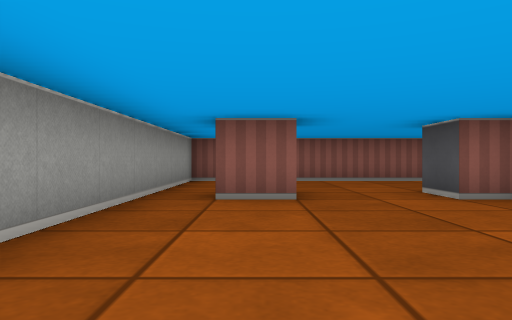
View 1 (above)

16 first-person views from a walk through a cub3D ray-caster map. The camera is about half as high as the walls, looks level and sees 70° across. The floor is counted in squares. Each view is taken from the middle of a square. On the plan, view 1 faces up. The plan holds only what a view shows up to about 9 squares ahead; the rest is blank.

View 2
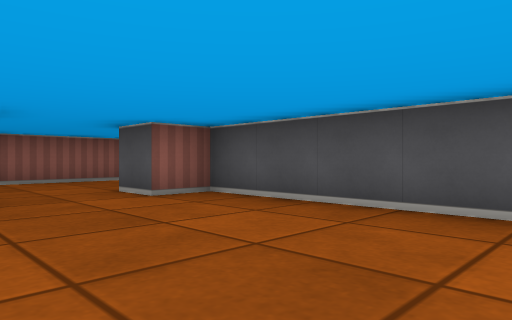

View 3
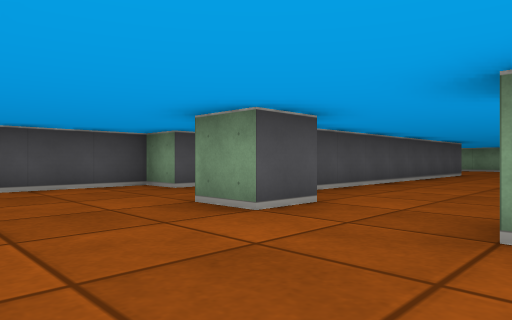

View 4
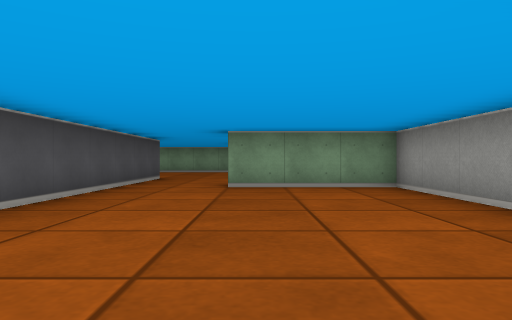

View 5
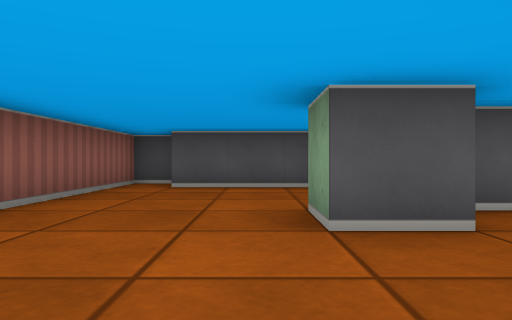

View 6
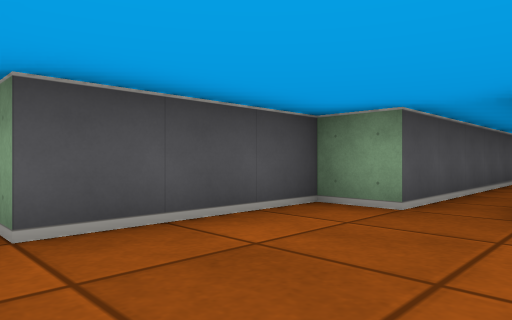

View 7
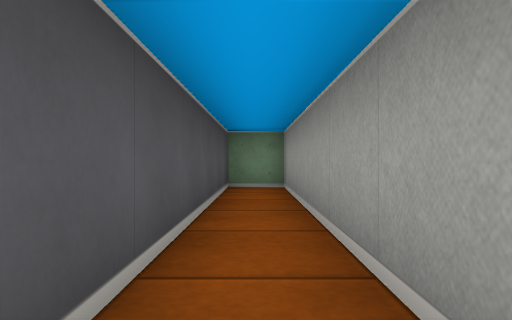

View 8
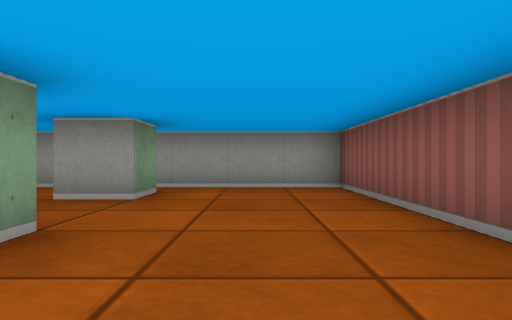

View 9
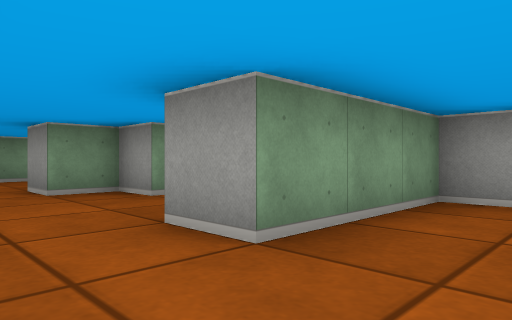

View 10
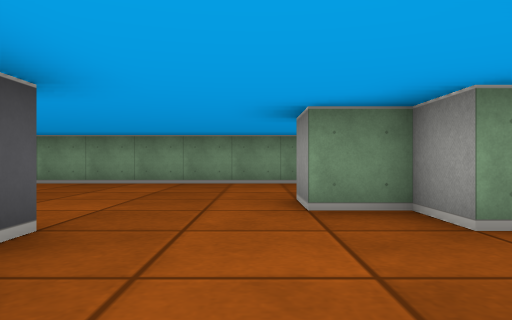

View 11
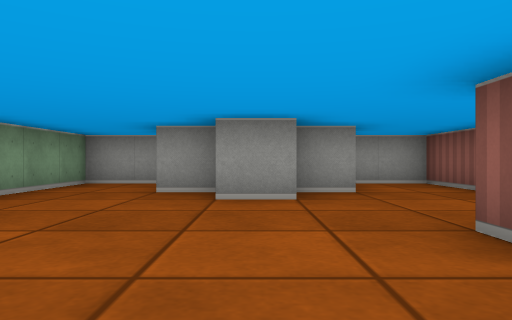

View 12
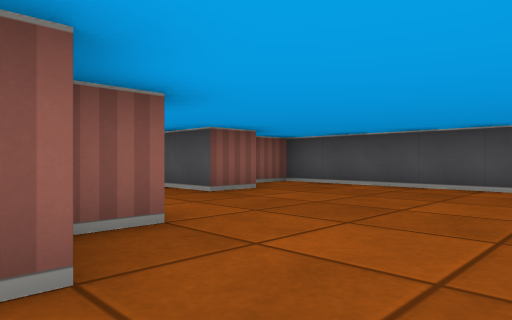

View 13
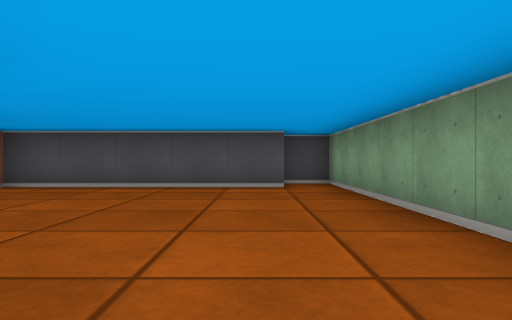

View 14
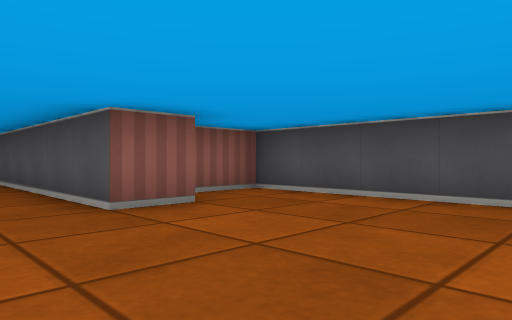

View 15
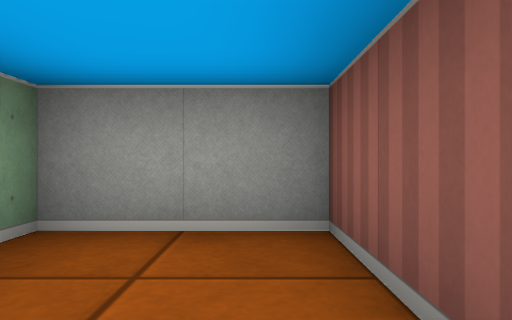

View 16
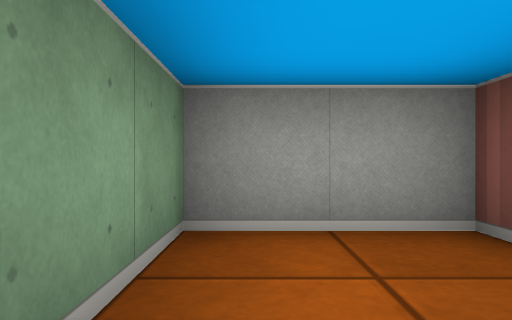

### Floor plan
Ten units are one square. View 1 is at (0, 0); x grows to the right and y downward. Boxes are objects, and circles mark ways between rooms. Rooms are numbered by the first view taken in them; rooms with no view inside come last. Other rooms are left out.
<svg viewBox="-20 -90 100 190">
<path fill="none" stroke="#000" d="M45 -44 45 15 55 15 55 -45 65 -45 65 -75M-5 -55 5 -55 5 -45 -5 -45M75 -76 75 -85 -15 -85 -15 15 15 15 15 25M35 25 35 -45 25 -45 25 -55 35 -55M45 45 35 45 35 25M5 65 5 75 -15 75 -15 95 75 95 75 85M65 85 65 35 51 35M2 25 -15 25 -15 45 5 45 5 55 15 55 15 65 8 65"/>
<circle cx="25" cy="20" r="3" fill="#2a7"/>
<text x="20" y="-40">1</text>
<text x="30" y="60">2</text>
</svg>
Room 1 opens to room 2.

Where each view was taken, in squares from view 1:
view 1: 0 up, 0 right, facing up
view 2: 0 up, 0 right, facing up-right
view 3: 8 up, 0 right, facing down-right
view 4: 5 up, 1 right, facing down
view 5: 6 up, 0 right, facing right
view 6: 8 up, 4 right, facing down-right
view 7: 5 up, 5 right, facing down
view 8: 7 up, 5 right, facing left
view 9: 0 up, 3 right, facing down-left
view 10: 2 down, 2 right, facing down
view 11: 6 down, 6 right, facing left
view 12: 9 down, 0 right, facing up-right
view 13: 8 down, 0 right, facing right
view 14: 8 down, 2 right, facing up-right
view 15: 8 down, 1 right, facing left
view 16: 4 down, 1 right, facing left
